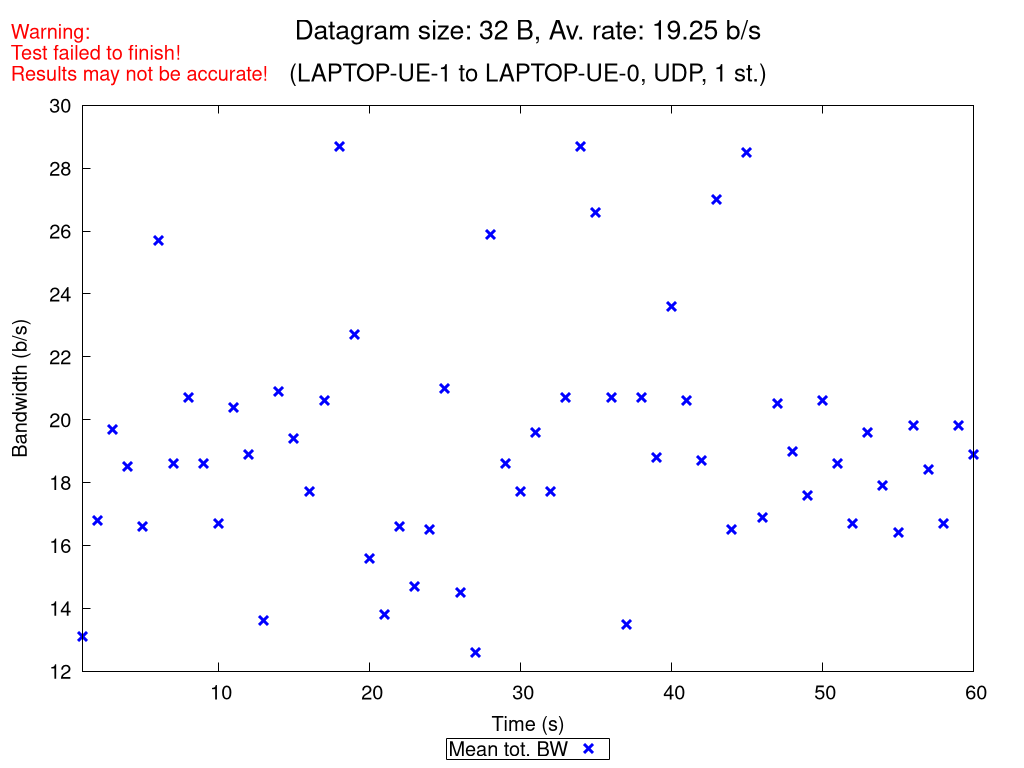

Recreate this plot in gnuplot.
set terminal pngcairo nocrop enhanced size 1024,768 font "Verdana,15"
set output "UDP_1_st_2020_10_13_11-45-23_two2one_00032B.png"

set title "{/=20 Datagram size: 32 B, Av. rate: 19.25 b/s}\n\n{/=18 (LAPTOP-UE-1 to LAPTOP-UE-0, UDP, 1 st.)}"
set label "Warning:\nTest failed to finish!\nResults may not be accurate!" at screen 0.01, screen 0.96 tc rgb "red"

set xlabel "Time (s)"
set ylabel "Bandwidth (b/s)"
set ytics nomirror
set key bmargin center horizontal box samplen 1 width -1
set bmargin 4.6
set rmargin 4.5

rf = 1.0  # rate factor
set style fill transparent solid 0.2 noborder
set autoscale xfix
plot "UDP_1_st_2020_10_13_11-45-23_two2one_00032B_iperf_processed.dat" using 1:($2/rf-$3/rf):($2/rf+$3/rf) with filledcurves lc rgb "blue" notitle, \
     "" using 1:($2/rf) with points pt 2 ps 1.5 lw 3 lc rgb "blue" title "Mean tot. BW", \
